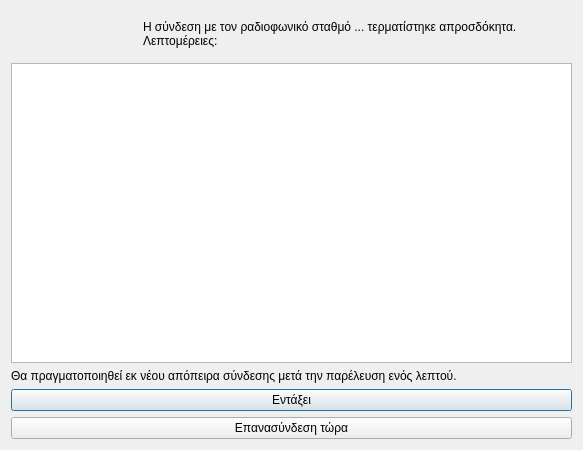
<?xml version="1.0" encoding="UTF-8"?>
<ui version="4.0">
 <class>Dialog</class>
 <widget class="QDialog" name="Dialog">
  <property name="geometry">
   <rect>
    <x>0</x>
    <y>0</y>
    <width>583</width>
    <height>450</height>
   </rect>
  </property>
  <property name="windowTitle">
   <string>Απροσδόκητη απώλεια ραδιοφωνικής σύνδεσης</string>
  </property>
  <property name="windowIcon">
   <iconset resource="../../../icons.qrc">
    <normaloff>:/rest-windows/assets/images/rest-windows/disconnect.png</normaloff>:/rest-windows/assets/images/rest-windows/disconnect.png</iconset>
  </property>
  <layout class="QGridLayout" name="gridLayout">
   <item row="0" column="0">
    <widget class="QFrame" name="frame">
     <property name="styleSheet">
      <string notr="true">QFrame{border:0px;}</string>
     </property>
     <property name="frameShape">
      <enum>QFrame::StyledPanel</enum>
     </property>
     <property name="frameShadow">
      <enum>QFrame::Raised</enum>
     </property>
     <layout class="QHBoxLayout" name="horizontalLayout">
      <item>
       <widget class="QLabel" name="image_label">
        <property name="maximumSize">
         <size>
          <width>117</width>
          <height>117</height>
         </size>
        </property>
        <property name="text">
         <string/>
        </property>
        <property name="pixmap">
         <pixmap resource="../../../icons.qrc">:/rest-windows/assets/images/rest-windows/disconnect.png</pixmap>
        </property>
        <property name="scaledContents">
         <bool>true</bool>
        </property>
       </widget>
      </item>
      <item>
       <widget class="QLabel" name="label">
        <property name="text">
         <string>Η σύνδεση με τον ραδιοφωνικό σταθμό ... τερματίστηκε απροσδόκητα.
Λεπτομέρειες:</string>
        </property>
        <property name="alignment">
         <set>Qt::AlignJustify|Qt::AlignVCenter</set>
        </property>
       </widget>
      </item>
     </layout>
    </widget>
   </item>
   <item row="3" column="0">
    <widget class="QPushButton" name="ok">
     <property name="text">
      <string>Εντάξει</string>
     </property>
     <property name="icon">
      <iconset resource="../../../icons.qrc">
       <normaloff>:/rest-windows/assets/images/rest-windows/ok.png</normaloff>:/rest-windows/assets/images/rest-windows/ok.png</iconset>
     </property>
    </widget>
   </item>
   <item row="2" column="0">
    <widget class="QLabel" name="label_2">
     <property name="text">
      <string>Θα πραγματοποιηθεί εκ νέου απόπειρα σύνδεσης μετά την παρέλευση ενός λεπτού.</string>
     </property>
     <property name="alignment">
      <set>Qt::AlignJustify|Qt::AlignVCenter</set>
     </property>
    </widget>
   </item>
   <item row="1" column="0">
    <widget class="QPlainTextEdit" name="details"/>
   </item>
   <item row="4" column="0">
    <widget class="QPushButton" name="connect_now">
     <property name="text">
      <string>Επανασύνδεση τώρα</string>
     </property>
     <property name="icon">
      <iconset resource="../../../icons.qrc">
       <normaloff>:/rest-windows/assets/images/rest-windows/start-transmition.png</normaloff>:/rest-windows/assets/images/rest-windows/start-transmition.png</iconset>
     </property>
    </widget>
   </item>
  </layout>
 </widget>
 <tabstops>
  <tabstop>details</tabstop>
  <tabstop>ok</tabstop>
  <tabstop>connect_now</tabstop>
 </tabstops>
 <resources>
  <include location="../../../icons.qrc"/>
  <include location="../../../icons.qrc"/>
 </resources>
 <connections/>
</ui>
